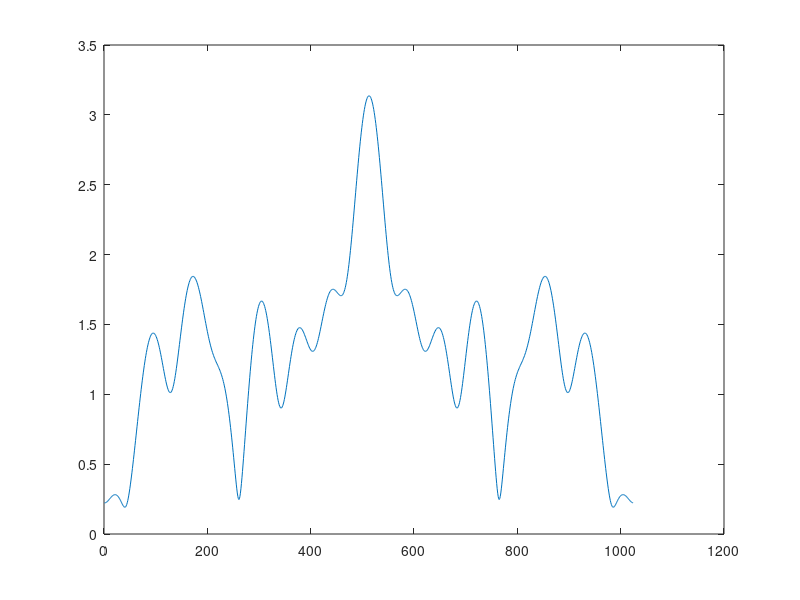

This figure's MATLAB source:
B = 1024;
x =0:B;
h = zeros(B);
h([1 2 4 7 11 16]) = (-1).^([0 1 3 6 10 15])./sqrt(([1 2 4 7 11 16]));
h = h(1:B,1);
W = dftmtx(B)
W*h
plot(abs(W*h))